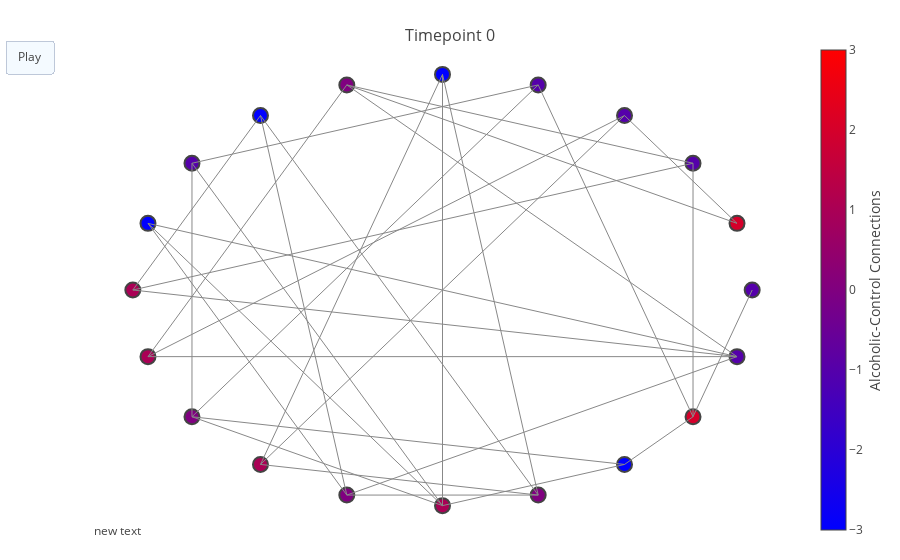

Notebook code cell kept with this figure:
### Code cell
animate_network()

### Figure 1 — Plotly figure (JSON) as saved in the notebook; plotly's stock layout.template omitted (floating-point values rounded to 4 significant figures)
{"data": [{"hoverinfo": "text", "marker": {"cmax": 3, "cmin": -3, "color": [-1, 2, -1, -1, -1, -3, 0, -3, -1, -3], "colorbar": {"thickness": 25, "title": "Alcoholic-Control Connections", "titleside": "right", "xanchor": "left"}, "colorscale": "Bluered", "line": {"width": 2}, "reversescale": false, "showscale": true, "size": 15}, "mode": "markers", "text": ["Alcohlic ~ Subject 2\nAlcoholic connections: 0\nControl connections: 1", "Alcohlic ~ Subject 3\nAlcoholic connections: 2\nControl connections: 0", "Alcohlic ~ Subject 5\nAlcoholic connections: 1\nControl connections: 2", "Alcohlic ~ Subject 6\nAlcoholic connections: 1\nControl connections: 2", "Alcohlic ~ Subject 8\nAlcoholic connections: 1\nControl connections: 2", "Alcohlic ~ Subject 9\nAlcoholic connections: 0\nControl connections: 3", "Alcohlic ~ Subject 12\nAlcoholic connections: 2\nControl connections: 2", "Alcohlic ~ Subject 15\nAlcoholic connections: 0\nControl connections: 3", "Alcohlic ~ Subject 16\nAlcoholic connections: 1\nControl connections: 2", "Alcohlic ~ Subject 18\nAlcoholic connections: 0\nControl connections: 3"], "type": "scatter", "x": [1, 0.9511, 0.809, 0.5878, 0.309, 6.123e-17, -0.309, -0.5878, -0.809, -0.9511], "y": [0, 0.309, 0.5878, 0.809, 0.9511, 1, 0.9511, 0.809, 0.5878, 0.309]}, {"hoverinfo": "text", "marker": {"cmax": 3, "cmin": -3, "color": [-1, -1, 0, -1, 0, -1, 0, 3, -2, 1], "colorbar": {"thickness": 25, "title": "Alcoholic-Control Connections", "titleside": "right", "xanchor": "left"}, "colorscale": "Bluered", "line": {"width": 2}, "reversescale": true, "showscale": false, "size": 15}, "mode": "markers", "text": ["Control ~ Subject 0\nAlcoholic connections: 2 \nControl connections: 1", "Control ~ Subject 1\nAlcoholic connections: 2 \nControl connections: 1", "Control ~ Subject 4\nAlcoholic connections: 2 \nControl connections: 2", "Control ~ Subject 7\nAlcoholic connections: 2 \nControl connections: 1", "Control ~ Subject 10\nAlcoholic connections: 2 \nControl connections: 2", "Control ~ Subject 11\nAlcoholic connections: 3 \nControl connections: 2", "Control ~ Subject 13\nAlcoholic connections: 2 \nControl connections: 2", "Control ~ Subject 14\nAlcoholic connections: 0 \nControl connections: 3", "Control ~ Subject 17\nAlcoholic connections: 3 \nControl connections: 1", "Control ~ Subject 19\nAlcoholic connections: 2 \nControl connections: 3"], "type": "scatter", "x": [-1, -0.9511, -0.809, -0.5878, -0.309, -1.837e-16, 0.309, 0.5878, 0.809, 0.9511], "y": [1.225e-16, -0.309, -0.5878, -0.809, -0.9511, -1, -0.9511, -0.809, -0.5878, -0.309]}, {"hoverinfo": "none", "line": {"color": "#888", "width": 1}, "mode": "lines", "type": "scatter", "x": [-1, 0.809, null, -1, -0.5878, null, -1, 0.9511, null, -0.9511, 0.5878, null, -0.9511, -0.309, null, -0.9511, 0.9511, null, 1, 0.809, null, 0.9511, 0.5878, null, 0.9511, -0.309, null, -0.809, 0.309, null, -0.809, -1.837e-16, null, -0.809, 0.5878, null, -0.809, -0.809, null, 0.809, -0.309, null, 0.809, 0.809, null, 0.5878, -0.5878, null, -0.5878, 6.123e-17, null, -0.5878, 0.309, null, 0.309, -0.809, null, 0.309, 0.809, null, 6.123e-17, -1.837e-16, null, 6.123e-17, 0.309, null, -0.309, 0.309, null, -0.309, -0.5878, null, -0.309, -0.9511, null, -0.309, 0.9511, null, -1.837e-16, 0.5878, null, -1.837e-16, -0.809, null, -1.837e-16, -0.9511, null, -0.309, 0.9511, null, 0.309, -0.5878, null, 0.5878, 0.809, null, -0.9511, 0.9511, null], "y": [1.225e-16, 0.5878, null, 1.225e-16, 0.809, null, 1.225e-16, -0.309, null, -0.309, 0.809, null, -0.309, 0.9511, null, -0.309, -0.309, null, 0, -0.5878, null, 0.309, 0.809, null, 0.309, 0.9511, null, -0.5878, 0.9511, null, -0.5878, -1, null, -0.5878, -0.809, null, -0.5878, 0.5878, null, 0.5878, 0.9511, null, 0.5878, -0.5878, null, 0.809, -0.809, null, -0.809, 1, null, -0.809, -0.9511, null, 0.9511, 0.5878, null, 0.9511, -0.5878, null, 1, -1, null, 1, -0.9511, null, -0.9511, -0.9511, null, -0.9511, 0.809, null, -0.9511, 0.309, null, -0.9511, -0.309, null, -1, -0.809, null, -1, 0.5878, null, -1, 0.309, null, 0.9511, -0.309, null, -0.9511, 0.809, null, -0.809, -0.5878, null, 0.309, -0.309, null]}], "layout": {"annotations": [{"showarrow": false, "x": 0.005, "xref": "paper", "y": -0.002, "yref": "paper"}], "hovermode": "closest", "margin": {"b": 20, "l": 5, "r": 5, "t": 40}, "showlegend": false, "title": "<br>Timepoint 0", "titlefont": {"size": 16}, "updatemenus": [{"buttons": [{"args": [null], "label": "Play", "method": "animate"}], "type": "buttons"}], "xaxis": {"showgrid": false, "showticklabels": false, "zeroline": false}, "yaxis": {"showgrid": false, "showticklabels": false, "zeroline": false}}}
